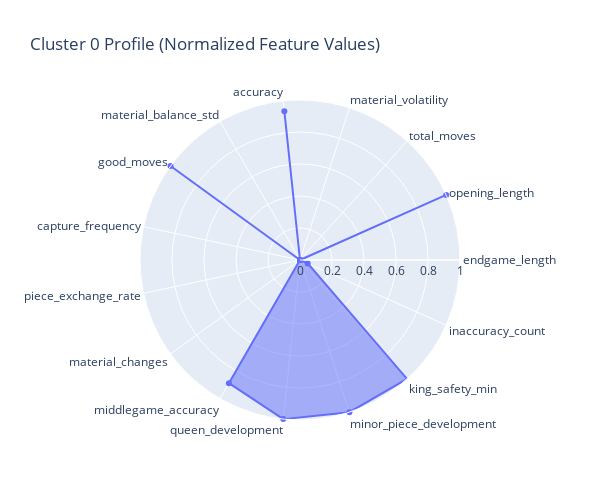
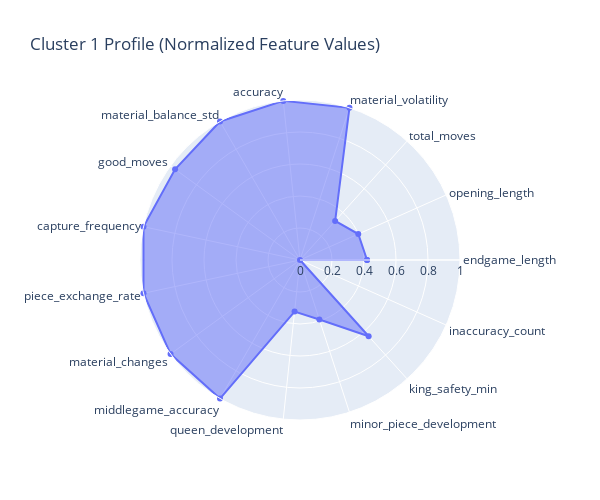
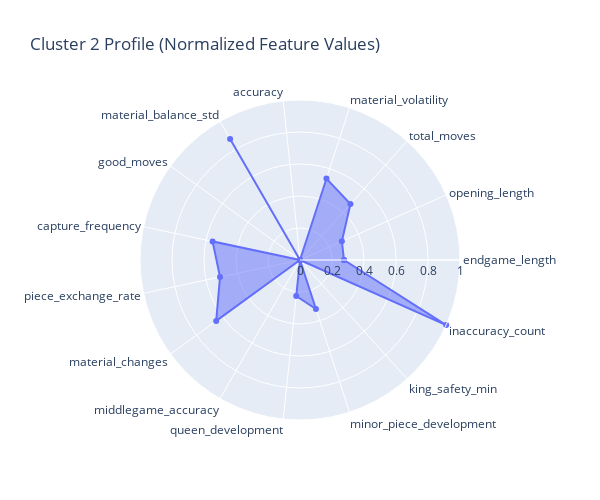
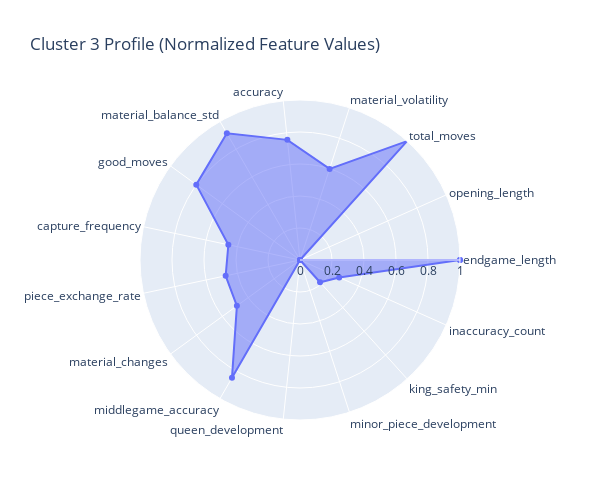

These figures' notebook cell, in order:
### Code cell
# 4. Clustering Analysis

# 4.1 K-means Clustering
def perform_kmeans_clustering():
    """Perform K-means clustering on the features"""
    # Get numeric features
    numeric_features = get_numeric_features()
    
    # Get clean data with imputed values
    clean_data = get_clean_data(features=numeric_features)
    
    # Standardize the data
    scaler = StandardScaler()
    scaled_features = scaler.fit_transform(clean_data)
    
    # Set number of clusters to 4 to match our player types
    n_clusters = 4
    
    # Perform K-means with 4 clusters
    kmeans = KMeans(n_clusters=n_clusters, random_state=42, n_init=10)
    df['kmeans_cluster'] = kmeans.fit_predict(scaled_features)
    
    # PCA for visualization
    pca = PCA(n_components=2)
    pca_result = pca.fit_transform(scaled_features)
    
    # Create DataFrame for visualization
    pca_df = pd.DataFrame(data=pca_result, columns=['PC1', 'PC2'])
    pca_df['kmeans_cluster'] = df['kmeans_cluster']
    pca_df['player_name'] = df['player_name']
    pca_df['player_type'] = df['player_type']
    
    # Plot K-means clusters
    plt.figure(figsize=(12, 8))
    for cluster in range(n_clusters):
        cluster_data = pca_df[pca_df['kmeans_cluster'] == cluster]
        plt.scatter(cluster_data['PC1'], cluster_data['PC2'], label=f'Cluster {cluster}', alpha=0.7)
    
    plt.xlabel('Principal Component 1')
    plt.ylabel('Principal Component 2')
    plt.title(f'K-means Clustering (4 clusters)')
    plt.legend()
    plt.grid(True, alpha=0.3)
    plt.tight_layout()
    plt.show()
    
    # If we have player types, analyze cluster-player type relationship
    if labeled_count > 0:
        # Create contingency table
        contingency = pd.crosstab(
            df[df['player_type'].notna()]['player_type'],
            df[df['player_type'].notna()]['kmeans_cluster']
        )
        
        print("\nCluster distribution by player type:")
        display(contingency)
        
        # Calculate chi-square test
        chi2, p_val, dof, expected = stats.chi2_contingency(contingency)
        print(f"Chi-square test: chi2 = {chi2:.4f}, p-value = {p_val:.4f}")
        
        # Visualize cluster-player type relationship
        plt.figure(figsize=(12, 8))
        contingency_pct = contingency.div(contingency.sum(axis=1), axis=0) * 100
        contingency_pct.plot(kind='bar', stacked=True)
        plt.xlabel('Player Type')
        plt.ylabel('Percentage')
        plt.title('Distribution of Clusters by Player Type')
        plt.legend(title='Cluster')
        plt.grid(True, alpha=0.3)
        plt.tight_layout()
        plt.show()
        
        # Calculate cluster purity
        total = contingency.sum().sum()
        purity = sum(contingency.max(axis=0)) / total
        print(f"Cluster purity: {purity:.4f}")
    
    # Analyze cluster centroids
    cluster_centers = pd.DataFrame(kmeans.cluster_centers_, columns=numeric_features)
    
    # Scale the centroids for better visualization
    min_max_scaler = MinMaxScaler()
    scaled_centroids = min_max_scaler.fit_transform(cluster_centers)
    scaled_centroids_df = pd.DataFrame(scaled_centroids, columns=numeric_features)
    
    # Plot heatmap of cluster centroids
    plt.figure(figsize=(20, 8))
    sns.heatmap(scaled_centroids_df, cmap='viridis', annot=False, linewidths=.5)
    plt.title('Scaled K-means Cluster Centroids')
    plt.ylabel('Cluster')
    plt.xlabel('Features')
    plt.tight_layout()
    plt.show()
    
    # Plot radar charts for cluster profiles - fixed to use separate figures for each cluster
    for i in range(n_clusters):
        # Select a subset of important features for readability
        if len(numeric_features) > 15:
            # Use features with highest variance in centroids
            feature_variance = cluster_centers.var().sort_values(ascending=False)
            radar_features = feature_variance.index[:15].tolist()
        else:
            radar_features = numeric_features
            
        # Create radar chart values
        values = scaled_centroids_df.iloc[i][radar_features].tolist()
        # Close the loop for radar chart
        values.append(values[0])
        
        # Create radar chart feature names
        categories = radar_features + [radar_features[0]]
        
        # Create a separate figure for each cluster
        fig = go.Figure()
        
        fig.add_trace(
            go.Scatterpolar(
                r=values,
                theta=categories,
                fill='toself',
                name=f'Cluster {i}'
            )
        )
        
        fig.update_layout(
            polar=dict(
                radialaxis=dict(
                    visible=True,
                    range=[0, 1]
                )
            ),
            showlegend=False,
            height=500,
            width=600,
            title_text=f"Cluster {i} Profile (Normalized Feature Values)"
        )
        
        fig.show()
    
    return kmeans, n_clusters

# 5. Player Type Characteristic Analysis

def analyze_player_type_characteristics():
    """Analyze the distinguishing characteristics of each player type"""
    if labeled_count > 0:
        # Create a dataframe with only labeled data
        labeled_df = df[df['player_type'].notna()].copy()
        
        # Get numeric features
        numeric_features = get_numeric_features()
        
        # Get clean data with imputed values for labeled players only
        clean_data = get_clean_data(df_input=labeled_df, features=numeric_features)
        
        # Join player_type back
        clean_data['player_type'] = labeled_df['player_type']
        
        # Calculate mean values for each feature by player type
        player_type_means = clean_data.groupby('player_type')[numeric_features].mean()
        
        # Calculate Z-scores for each player type relative to overall mean
        overall_means = clean_data[numeric_features].mean()
        overall_stds = clean_data[numeric_features].std()
        
        z_scores = pd.DataFrame()
        for player_type in player_type_means.index:
            z_scores[player_type] = (player_type_means.loc[player_type] - overall_means) / overall_stds
        
        # Plot heatmap of Z-scores
        plt.figure(figsize=(12, 18))
        sns.heatmap(z_scores.T, cmap='coolwarm', center=0, annot=False, 
                   cbar_kws={"shrink": .5}, vmin=-1.5, vmax=1.5)
        plt.title('Z-scores of Feature Means by Player Type')
        plt.tight_layout()
        plt.show()
        
        # For each player type, show top 5 distinguishing features (highest absolute Z-scores)
        print("\nTop distinguishing features for each player type:")
        for player_type in z_scores.columns:
            top_features = z_scores[player_type].abs().sort_values(ascending=False).head(5)
            print(f"\n{player_type}:")
            for feature in top_features.index:
                score = z_scores.loc[feature, player_type]
                direction = "higher" if score > 0 else "lower"
                print(f"  {feature}: {score:.2f} ({direction} than average)")
        
        # Create feature importance table
        importance_data = []
        for feature in z_scores.index:
            # Calculate the range of z-scores for this feature
            z_range = z_scores.loc[feature].max() - z_scores.loc[feature].min()
            # Get player type with max and min value
            max_type = z_scores.loc[feature].idxmax()
            min_type = z_scores.loc[feature].idxmin()
            
            importance_data.append({
                'Feature': feature,
                'Z-score Range': z_range,
                'Highest Type': max_type,
                'Highest Z-score': z_scores.loc[feature, max_type],
                'Lowest Type': min_type,
                'Lowest Z-score': z_scores.loc[feature, min_type]
            })
        
        # Create DataFrame and sort by Z-score range
        importance_df = pd.DataFrame(importance_data)
        importance_df = importance_df.sort_values('Z-score Range', ascending=False)
        
        print("\nFeatures ranked by differentiation power:")
        display(importance_df.head(15))
        
        # Create a radar chart to visualize player type profiles
        # Select the top 10 differentiating features
        top_features = importance_df.head(10)['Feature'].tolist()
        
        # Create a separate radar chart for each player type
        for player_type in z_scores.columns:
            # Prepare data for radar chart
            fig = go.Figure()
            
            values = z_scores.loc[top_features, player_type].tolist()
            # Close the loop for radar chart
            values.append(values[0])
            
            # Create radar chart feature names
            categories = top_features + [top_features[0]]
            
            fig.add_trace(go.Scatterpolar(
                r=values,
                theta=categories,
                fill='toself',
                name=player_type
            ))
            
            fig.update_layout(
                polar=dict(
                    radialaxis=dict(
                        visible=True,
                        range=[-1.5, 1.5]
                    )
                ),
                title=f"{player_type} Profile (Z-scores on Key Features)",
                height=700,
                width=700
            )
            
            fig.show()
        
        # Create a combined radar chart with all player types
        # Use a regular figure instead of subplots
        fig = go.Figure()
        
        for player_type in z_scores.columns:
            values = z_scores.loc[top_features, player_type].tolist()
            # Close the loop for radar chart
            values.append(values[0])
            
            # Create radar chart feature names
            categories = top_features + [top_features[0]]
            
            fig.add_trace(go.Scatterpolar(
                r=values,
                theta=categories,
                fill='toself',
                name=player_type
            ))
        
        fig.update_layout(
            polar=dict(
                radialaxis=dict(
                    visible=True,
                    range=[-1.5, 1.5]
                )
            ),
            title="Player Type Profiles (Z-scores on Key Features)",
            height=700,
            width=900
        )
        
        fig.show()




# Clustering analysis
print("\nPerforming K-means clustering...")
kmeans, optimal_clusters = perform_kmeans_clustering()

if labeled_count > 0:
    print("\nAnalyzing player type characteristics...")
    analyze_player_type_characteristics()

print("\nAnalysis complete!")

### Figure 1 — Plotly figure (JSON) as saved in the notebook; plotly's stock layout.template omitted (floating-point values rounded to 4 significant figures)
{"data": [{"fill": "toself", "name": "Cluster 0", "r": [0, 1, 0, 0, 0.9342, 0, 1, 0, 0, 0, 0.8886, 1, 1, 1.0, 0.05267, 0], "theta": ["endgame_length", "opening_length", "total_moves", "material_volatility", "accuracy", "material_balance_std", "good_moves", "capture_frequency", "piece_exchange_rate", "material_changes", "middlegame_accuracy", "queen_development", "minor_piece_development", "king_safety_min", "inaccuracy_count", "endgame_length"], "type": "scatterpolar"}], "layout": {"height": 500, "polar": {"radialaxis": {"range": [0, 1], "visible": true}}, "showlegend": false, "title": {"text": "Cluster 0 Profile (Normalized Feature Values)"}, "width": 600}}

### Figure 2 — Plotly figure (JSON) as saved in the notebook; plotly's stock layout.template omitted (floating-point values rounded to 4 significant figures)
{"data": [{"fill": "toself", "name": "Cluster 1", "r": [0.4192, 0.3987, 0.3283, 1, 1, 1, 0.9653, 1, 1, 1, 1, 0.3243, 0.3914, 0.6412, 0, 0.4192], "theta": ["endgame_length", "opening_length", "total_moves", "material_volatility", "accuracy", "material_balance_std", "good_moves", "capture_frequency", "piece_exchange_rate", "material_changes", "middlegame_accuracy", "queen_development", "minor_piece_development", "king_safety_min", "inaccuracy_count", "endgame_length"], "type": "scatterpolar"}], "layout": {"height": 500, "polar": {"radialaxis": {"range": [0, 1], "visible": true}}, "showlegend": false, "title": {"text": "Cluster 1 Profile (Normalized Feature Values)"}, "width": 600}}

### Figure 3 — Plotly figure (JSON) as saved in the notebook; plotly's stock layout.template omitted (floating-point values rounded to 4 significant figures)
{"data": [{"fill": "toself", "name": "Cluster 2", "r": [0.2751, 0.2865, 0.4713, 0.5353, 0, 0.8737, 0, 0.5585, 0.511, 0.6474, 0, 0.2269, 0.3222, 0, 1.0, 0.2751], "theta": ["endgame_length", "opening_length", "total_moves", "material_volatility", "accuracy", "material_balance_std", "good_moves", "capture_frequency", "piece_exchange_rate", "material_changes", "middlegame_accuracy", "queen_development", "minor_piece_development", "king_safety_min", "inaccuracy_count", "endgame_length"], "type": "scatterpolar"}], "layout": {"height": 500, "polar": {"radialaxis": {"range": [0, 1], "visible": true}}, "showlegend": false, "title": {"text": "Cluster 2 Profile (Normalized Feature Values)"}, "width": 600}}

### Figure 4 — Plotly figure (JSON) as saved in the notebook; plotly's stock layout.template omitted (floating-point values rounded to 4 significant figures)
{"data": [{"fill": "toself", "name": "Cluster 3", "r": [1, 0, 1.0, 0.5987, 0.755, 0.9144, 0.8013, 0.4578, 0.4751, 0.4875, 0.8503, 0, 0, 0.1873, 0.2682, 1], "theta": ["endgame_length", "opening_length", "total_moves", "material_volatility", "accuracy", "material_balance_std", "good_moves", "capture_frequency", "piece_exchange_rate", "material_changes", "middlegame_accuracy", "queen_development", "minor_piece_development", "king_safety_min", "inaccuracy_count", "endgame_length"], "type": "scatterpolar"}], "layout": {"height": 500, "polar": {"radialaxis": {"range": [0, 1], "visible": true}}, "showlegend": false, "title": {"text": "Cluster 3 Profile (Normalized Feature Values)"}, "width": 600}}
